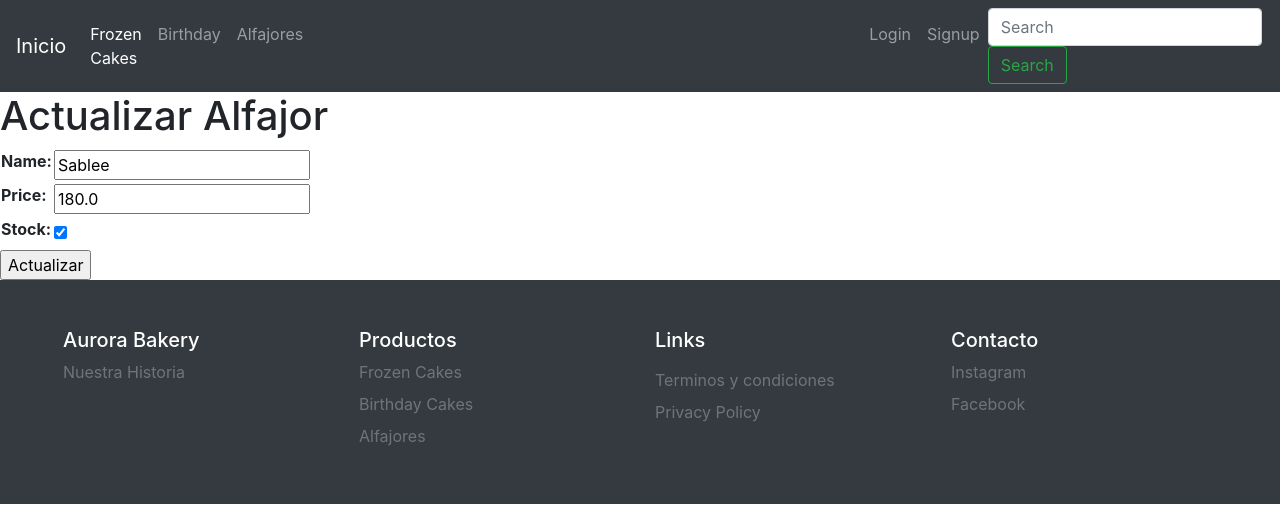
/cakes/update-alfajores/1/, run on an earlier commit of the app's database.
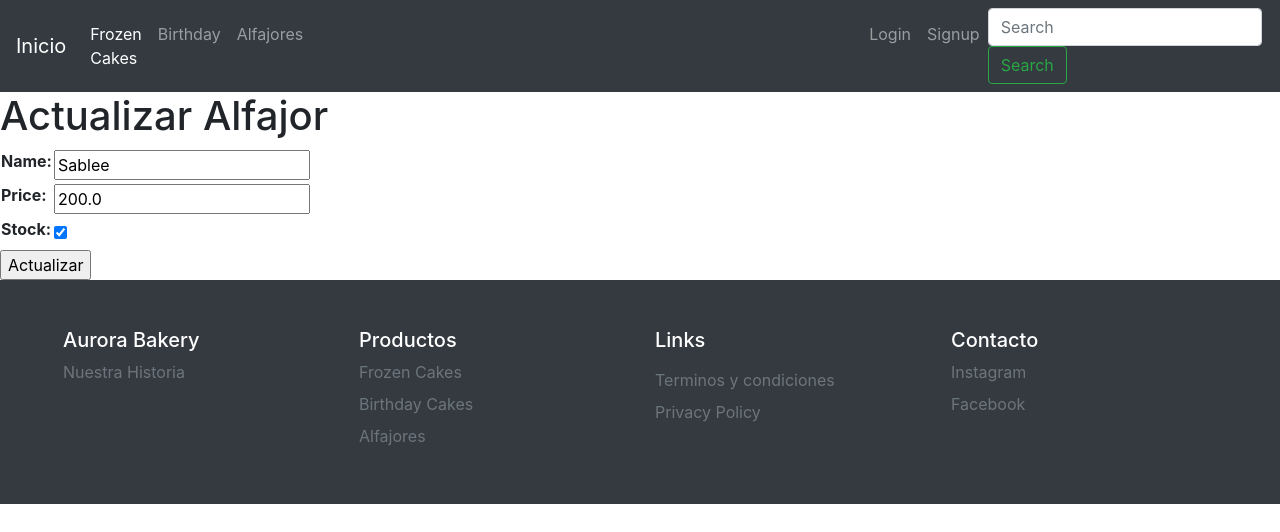
And on a later commit of the database.
### cakes/models.py (models this page shows, shortened)
class Alfajores(models.Model):
    name = models.CharField (max_length=50)
    price = models.FloatField()
    stock = models.BooleanField()
    imagen = models.ImageField(upload_to="productos", null=True, blank=True)
    class Meta:
        verbose_name = 'Alfajor'
        verbose_name_plural = 'Alfajores'

### cakes/views.py (the view, shortened to what this page needs)
# urls.py: path('update-alfajores/<int:pk>/',alfajores_update),
def alfajores_update(request, pk):
    alfajores = Alfajores.objects.get(id=pk)
    if request.method == 'GET':
        context = {
            'form': AlfajoresForm(
                initial={
                    'name':alfajores.name,
                    'price':alfajores.price,
                    'stock':alfajores.stock,
                }
            )
        }
        return render(request, 'update_alfajores.html', context=context)

### cakes/forms.py
class AlfajoresForm(forms.Form):
    name = forms.CharField(max_length=100)
    price = forms.FloatField()
    stock = forms.BooleanField(required=False)

### templates/update_alfajores.html (shortened to what this page needs)
{% extends 'base.html'%}
{% block content%}
    <h1> Actualizar Alfajor</h1>
    {% if form %}
    <form action="" method='POST'>
        <table>
            {{form}}
        </table>
        <input type="submit" value= "Actualizar">
    {%else%}
    <p> Alfajor actualizado</p>
    {% endif%}
    {% endblock%}

What changed in the data, as far as the page shows it:
changed Alfajores "Sablee": price "180.0" → "200.0"
